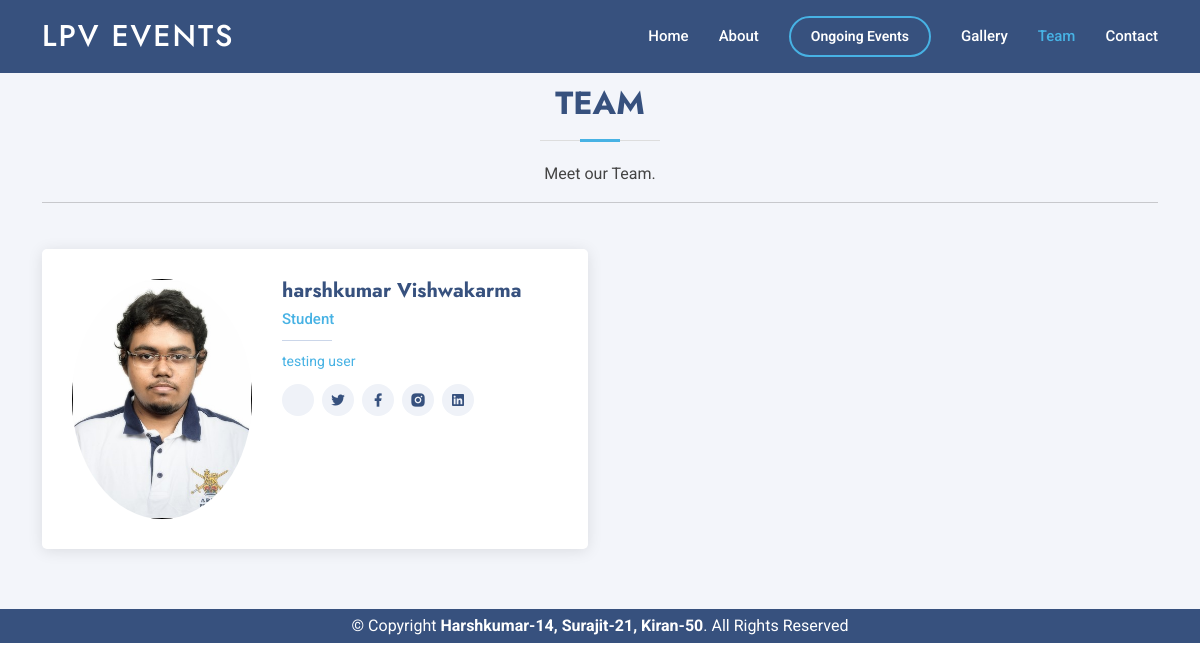
The app's page /team.php with its own data.
### tables this page shows
CREATE TABLE `team` (
  `t_id` int(11) NOT NULL,
  `t_name` varchar(255) NOT NULL,
  `t_designation` varchar(255) NOT NULL,
  `t_email` varchar(255) NOT NULL,
  `t_mobile` text NOT NULL,
  `t_intro` mediumtext NOT NULL,
  `t_biography` text NOT NULL,
  `t_education` varchar(255) NOT NULL,
  `t_profile_image` varchar(255) NOT NULL,
  `t_facebook` varchar(255) NOT NULL,
  `t_twitter` varchar(255) NOT NULL,
  `t_instagram` varchar(255) NOT NULL,
  `t_linkedin` varchar(255) NOT NULL
);

### team.php (the view, shortened to what this page needs)
<!DOCTYPE html>
<html lang="en">
<head>
    <link href="assets/vendor/aos/aos.css" rel="stylesheet">
    <link href="assets/vendor/bootstrap/css/bootstrap.min.css" rel="stylesheet">
    <link href="assets/vendor/bootstrap-icons/bootstrap-icons.css" rel="stylesheet">
    <link href="assets/vendor/boxicons/css/boxicons.min.css" rel="stylesheet">
    <link href="assets/vendor/glightbox/css/glightbox.min.css" rel="stylesheet">
    <link href="assets/vendor/remixicon/remixicon.css" rel="stylesheet">
    <link href="assets/vendor/swiper/swiper-bundle.min.css" rel="stylesheet">
    <link href="assets/css/style.css" rel="stylesheet">
    <?php
    include 'conn.php';
    ?>
</head>
<body>
    <header id="header" class="fixed-top " style="background-color: #37517e;">
        <div class="container d-flex align-items-center">
            <h1 class="logo me-auto"><a href="index.html">LPV Events</a></h1>
            <nav id="navbar" class="navbar">
                <ul>
                    <li><a class="nav-link " href="index.php">Home</a></li>
                    <li><a class="nav-link" href="about.php">About</a></li>
                    <li><a class="getstarted" href="ongoing.php">Ongoing Events</a></li>
                    <li><a class="nav-link" href="gallery.php">Gallery</a></li>
                    <li><a class="nav-link active" href="team.php">Team</a></li>
                    <li><a class="nav-link " href="contact.php">Contact</a></li>
                </ul>
            </nav>
        </div>
    </header>
    <section id="team" class="team section-bg">
        <div class="container" data-aos="fade-up">
            <br>
            <div class="section-title">
                <h2>Team</h2>
                <p>Meet our Team.</p>
                <hr>
            </div>
            <div class="row">
                <?php
                $select = "SELECT * FROM team";
                $run = mysqli_query($conn, $select);
                while ($row_user = mysqli_fetch_array($run)) {
                    $emp_no = $row_user['t_id'];
                    $name = $row_user['t_name'];
                    $designation = $row_user['t_designation'];
                    $intro = $row_user['t_intro'];
                    $user_image = $row_user['t_profile_image'];
                    $f_id = $row_user['t_facebook'];
                    $t_id = $row_user['t_twitter'];
                    $i_id = $row_user['t_instagram'];
                ?>
                    <div class="col-lg-6">
                    <a href="info.php?team=<?php echo $emp_no; ?>"; style="text-decoration:none;">
                        <div class="member d-flex align-items-start" data-aos="zoom-in" data-aos-delay="100">
                            <div class="pic"><img src="admin/team_profile_picture/<?php echo $user_image; ?>" class="img-fluid" alt=""></div>
                            <div class="member-info">
                                <h4><?php echo $name; ?></h4>
                                <span><?php echo $designation; ?></span>
                                <p><?php echo $intro; ?></p>
                                <div class="social">
                                    <a href="<?php echo $t_id; ?>"><i class="ri-twitter-fill"></i></a>
                                    <a href="<?php echo $f_id; ?>"><i class="ri-facebook-fill"></i></a>
                                    <a href="<?php echo $i_id; ?>"><i class="ri-instagram-fill"></i></a>
                                    <a href="<?php echo $i_id; ?>"> <i class="ri-linkedin-box-fill"></i> </a>
                                </div>
                            </div>
                        </div>
                        </a>
                    </div>
                <?php  } ?>
            </div>
        </div>
    </section>
<footer>
            <div style="background-color: #37517e; bottom:0;">
                <div class="container footer-bottom clearfix text-bright">
                    <div class="copyrigh text-bright" style="color: white; text-align:center; padding: 5px;">
                    &copy; Copyright <strong><span> Harshkumar-14, Surajit-21, Kiran-50</span></strong>. All Rights Reserved
                </div>
                </div>
            </div>
        </footer>
</body>
</html>

### assets/css/style.css (style rules this page uses)
body { font-family: "Roboto", sans-serif; color: #444444; }
a { color: #47b2e4; text-decoration: none; }
h1, h2, h3, h4, h5, h6 { font-family: "Jost", sans-serif; }
#header { transition: all 0.5s; z-index: 997; padding: 15px 0; }
#header .logo { font-size: 30px; margin: 0; padding: 0; line-height: 1; font-weight: 500; letter-spacing: 2px; text-transform: uppercase; }
#header .logo a { color: #fff; }
.navbar { padding: 0; }
.navbar ul { margin: 0; padding: 0; display: flex; list-style: none; align-items: center; }
.navbar li { position: relative; }
.navbar a, .navbar a:focus { display: flex; align-items: center; justify-content: space-between; padding: 10px 0 10px 30px; font-size: 15px; font-weight: 500; color: #fff; white-space: nowrap; transition: 0.3s; }
.navbar a:hover, .navbar .active, .navbar .active:focus, .navbar li:hover > a { color: #47b2e4; }
.navbar .getstarted { padding: 8px 20px; margin-left: 30px; border-radius: 50px; color: #fff; font-size: 14px; border: 2px solid #47b2e4; font-weight: 600; }
section { padding: 60px 0; overflow: hidden; }
.section-bg { background-color: #f3f5fa; }
.section-title { text-align: center; padding-bottom: 30px; }
.section-title h2 { font-size: 32px; font-weight: bold; text-transform: uppercase; margin-bottom: 20px; padding-bottom: 20px; position: relative; color: #37517e; }
.section-title h2::before { content: ""; position: absolute; display: block; width: 120px; height: 1px; background: #ddd; bottom: 1px; left: calc(50% - 60px); }
.section-title h2::after { content: ""; position: absolute; display: block; width: 40px; height: 3px; background: #47b2e4; bottom: 0; left: calc(50% - 20px); }
.section-title p { margin-bottom: 0; }
.team .member { position: relative; box-shadow: 0px 2px 15px rgba(0, 0, 0, 0.1); padding: 30px; border-radius: 5px; background: #fff; transition: 0.5s; }
.team .member .pic { overflow: hidden; width: 180px; border-radius: 50%; }
.team .member .pic img { transition: ease-in-out 0.3s; }
.team .member .member-info { padding-left: 30px; }
.team .member h4 { font-weight: 700; margin-bottom: 5px; font-size: 20px; color: #37517e; }
.team .member span { display: block; font-size: 15px; padding-bottom: 10px; position: relative; font-weight: 500; }
.team .member span::after { content: ""; position: absolute; display: block; width: 50px; height: 1px; background: #cbd6e9; bottom: 0; left: 0; }
.team .member p { margin: 10px 0 0 0; font-size: 14px; }
.team .member .social { margin-top: 12px; display: flex; align-items: center; justify-content: flex-start; }
.team .member .social a { transition: ease-in-out 0.3s; display: flex; align-items: center; justify-content: center; border-radius: 50px; width: 32px; height: 32px; background: #eff2f8; }
.team .member .social a i { color: #37517e; font-size: 16px; margin: 0 2px; }
.team .member .social a + a { margin-left: 8px; }

### records on screen
team: t_profile_image (picture), t_name "harshkumar Vishwakarma", t_designation "Student", t_intro "testing user"
